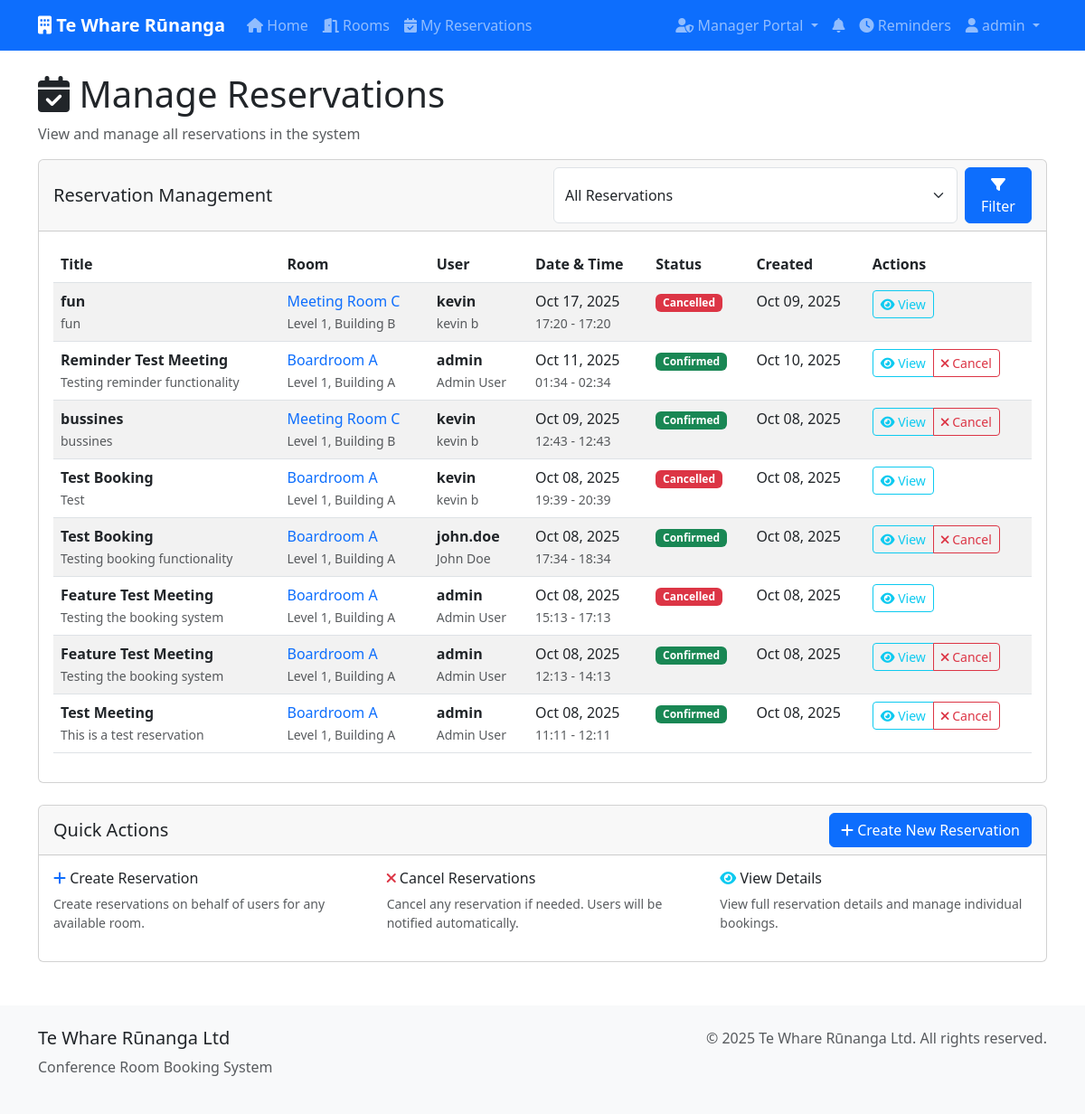
/manager/reservations/ (signed in), run on the app's committed database.
### bookings/models.py (models this page shows, shortened)
class Reservation(models.Model):
    STATUS_CHOICES = [
        ('pending', 'Pending'),
        ('confirmed', 'Confirmed'),
        ('cancelled', 'Cancelled'),
        ('completed', 'Completed'),
    ]
    room = models.ForeignKey(Room, on_delete=models.CASCADE, related_name='reservations')
    user = models.ForeignKey(User, on_delete=models.CASCADE, related_name='reservations')
    title = models.CharField(max_length=200)
    description = models.TextField(blank=True)
    start_time = models.DateTimeField()
    end_time = models.DateTimeField()
    status = models.CharField(max_length=20, choices=STATUS_CHOICES, default='pending')
    created_at = models.DateTimeField(auto_now_add=True)
    updated_at = models.DateTimeField(auto_now=True)
    created_by_admin = models.BooleanField(default=False)
    class Meta:
        ordering = ['start_time']

class Room(models.Model):
    name = models.CharField(max_length=100, unique=True)
    capacity = models.PositiveIntegerField()
    description = models.TextField(blank=True)
    location = models.CharField(max_length=200)
    amenities = models.TextField(blank=True)
    is_active = models.BooleanField(default=True)
    created_at = models.DateTimeField(auto_now_add=True)
    updated_at = models.DateTimeField(auto_now=True)
    class Meta:
        ordering = ['name']

### bookings/views.py (the view)
# urls.py: path('manager/reservations/', views.admin_reservation_manage, name='admin_reservation_manage'),
@login_required
def admin_reservation_manage(request):
    if not hasattr(request.user, 'profile') or not request.user.profile.is_admin:
        messages.error(request, 'Access denied. Admin privileges required.')
        return redirect('home')
    reservations = Reservation.objects.all().order_by('-start_time')
    status = request.GET.get('status')
    if status:
        reservations = reservations.filter(status=status)
    paginator = Paginator(reservations, 20)
    page_number = request.GET.get('page')
    page_obj = paginator.get_page(page_number)
    context = {
        'page_obj': page_obj,
        'status': status,
    }
    return render(request, 'bookings/admin_reservation_manage.html', context)

### bookings/context_processors.py (called while the page is built)
def notification_count(request):
    if request.user.is_authenticated:
        unread_count = Notification.objects.filter(
            user=request.user,
            is_read=False
        ).count()
        return {'unread_notifications_count': unread_count}
    return {'unread_notifications_count': 0}

### templates/bookings/admin_reservation_manage.html (shortened to what this page needs)
{% extends 'bookings/base.html' %}
{% block content %}
<div class="row">
    <div class="col-12">
        <h1><i class="fas fa-calendar-check"></i> Manage Reservations</h1>
        <p class="text-muted">View and manage all reservations in the system</p>
    </div>
</div>
<div class="row mb-4">
    <div class="col-12">
        <div class="card">
            <div class="card-header">
                <div class="row align-items-center">
                    <div class="col-md-6">
                        <h5 class="mb-0">Reservation Management</h5>
                    </div>
                    <div class="col-md-6">
                        <form method="get" class="d-flex">
                            <select name="status" class="form-select me-2">
                                <option value="">All Reservations</option>
                            </select>
                            <button type="submit" class="btn btn-primary">
                                <i class="fas fa-filter"></i> Filter
                            </button>
                        </form>
                    </div>
                </div>
            </div>
            <div class="card-body">
                <div class="table-responsive">
                    <table class="table table-striped">
                        <thead>
                            <tr>
                                <th>Title</th>
                                <th>Room</th>
                                <th>User</th>
                                <th>Date & Time</th>
                                <th>Status</th>
                                <th>Created</th>
                                <th>Actions</th>
                            </tr>
                        </thead>
                        <tbody>
                            {% for reservation in page_obj %}
                            <tr>
                                <td>
                                    <strong>{{ reservation.title }}</strong>
                                    {% if reservation.description %}
                                    <br><small class="text-muted">{{ reservation.description|truncatewords:8 }}</small>
                                    {% endif %}
                                </td>
                                <td>
                                    <a href="{% url 'room_detail' reservation.room.id %}" class="text-decoration-none">
                                        {{ reservation.room.name }}
                                    </a>
                                    <br><small class="text-muted">{{ reservation.room.location }}</small>
                                </td>
                                <td>
                                    <strong>{{ reservation.user.username }}</strong>
                                    <br><small class="text-muted">{{ reservation.user.get_full_name|default:"No name" }}</small>
                                </td>
                                <td>
                                    {{ reservation.start_time|date:"M d, Y" }}<br>
                                    <small class="text-muted">{{ reservation.start_time|time:"H:i" }} - {{ reservation.end_time|time:"H:i" }}</small>
                                </td>
                                <td>
                                    <span class="badge bg-{% if reservation.status == 'confirmed' %}success{% elif reservation.status == 'pending' %}warning{% elif reservation.status == 'cancelled' %}danger{% else %}secondary{% endif %}">
                                        {{ reservation.get_status_display }}
                                    </span>
                                </td>
                                <td>{{ reservation.created_at|date:"M d, Y" }}</td>
                                <td>
                                    <div class="btn-group" role="group">
                                        <a href="{% url 'reservation_detail' reservation.id %}" class="btn btn-sm btn-outline-info">
                                            <i class="fas fa-eye"></i> View
                                        </a>
                                        {% if reservation.status != 'cancelled' %}
                                        <a href="{% url 'admin_reservation_cancel' reservation.id %}" class="btn btn-sm btn-outline-danger">
                                            <i class="fas fa-times"></i> Cancel
                                        </a>
                                        {% endif %}
                                    </div>
                                </td>
                            </tr>
                            {% empty %}
                            <tr>
                                <td colspan="7" class="text-center text-muted">
                                    <i class="fas fa-info-circle"></i> No reservations found.
                                </td>
                            </tr>
                            {% endfor %}
                        </tbody>
                    </table>
                </div>
            </div>
        </div>
    </div>
</div>
<div class="row mt-4">
    <div class="col-12">
        <div class="card">
            <div class="card-header d-flex justify-content-between align-items-center">
                <h5 class="mb-0">Quick Actions</h5>
                <a href="{% url 'admin_reservation_create' %}" class="btn btn-primary">
                    <i class="fas fa-plus"></i> Create New Reservation
                </a>
            </div>
            <div class="card-body">
                <div class="row">
                    <div class="col-md-4">
                        <h6><i class="fas fa-plus text-primary"></i> Create Reservation</h6>
                        <p class="text-muted small">Create reservations on behalf of users for any available room.</p>
                    </div>
                    <div class="col-md-4">
                        <h6><i class="fas fa-times text-danger"></i> Cancel Reservations</h6>
                        <p class="text-muted small">Cancel any reservation if needed. Users will be notified automatically.</p>
                    </div>
                    <div class="col-md-4">
                        <h6><i class="fas fa-eye text-info"></i> View Details</h6>
                        <p class="text-muted small">View full reservation details and manage individual bookings.</p>
                    </div>
                </div>
            </div>
        </div>
    </div>
</div>
{% endblock %}

### templates/bookings/base.html (shortened to what this page needs)
<!DOCTYPE html>
<html lang="en">
<head>
    <link href="https://cdn.jsdelivr.net/npm/bootstrap@5.3.0/dist/css/bootstrap.min.css" rel="stylesheet">
    <link href="https://cdnjs.cloudflare.com/ajax/libs/font-awesome/6.0.0/css/all.min.css" rel="stylesheet">
</head>
<body>
    <nav class="navbar navbar-expand-lg navbar-dark bg-primary">
        <div class="container">
            <a class="navbar-brand" href="{% url 'home' %}">
                <i class="fas fa-building"></i> Te Whare Rūnanga
            </a>
            <div class="collapse navbar-collapse" id="navbarNav">
                <ul class="navbar-nav me-auto">
                    <li class="nav-item">
                        <a class="nav-link" href="{% url 'home' %}">
                            <i class="fas fa-home"></i> Home
                        </a>
                    </li>
                    <li class="nav-item">
                        <a class="nav-link" href="{% url 'room_list' %}">
                            <i class="fas fa-door-open"></i> Rooms
                        </a>
                    </li>
                    {% if user.is_authenticated %}
                    <li class="nav-item">
                        <a class="nav-link" href="{% url 'reservation_list' %}">
                            <i class="fas fa-calendar-check"></i> My Reservations
                        </a>
                    </li>
                    {% endif %}
                </ul>
                <ul class="navbar-nav">
                    {% if user.is_authenticated %}
                        {% if user.profile.is_admin %}
                        <li class="nav-item dropdown">
                            <a class="nav-link dropdown-toggle" href="#" id="adminDropdown" role="button" data-bs-toggle="dropdown">
                                <i class="fas fa-user-shield"></i> Manager Portal
                            </a>
                        </li>
                        {% endif %}
                        <li class="nav-item">
                            <a class="nav-link notification-badge" href="{% url 'notifications' %}">
                                <i class="fas fa-bell"></i>
                            </a>
                        </li>
                        <li class="nav-item">
                            <a class="nav-link" href="{% url 'reminder_list' %}">
                                <i class="fas fa-clock"></i> Reminders
                            </a>
                        </li>
                        <li class="nav-item dropdown">
                            <a class="nav-link dropdown-toggle" href="#" id="userDropdown" role="button" data-bs-toggle="dropdown">
                                <i class="fas fa-user"></i> {{ user.username }}
                            </a>
                        </li>
                    {% endif %}
                </ul>
            </div>
        </div>
    </nav>
    <main class="container mt-4">
        {% block content %}{% endblock %}
    </main>
    <footer class="footer mt-5 py-4">
        <div class="container">
            <div class="row">
                <div class="col-md-6">
                    <h5>Te Whare Rūnanga Ltd</h5>
                    <p class="text-muted">Conference Room Booking System</p>
                </div>
                <div class="col-md-6 text-md-end">
                    <p class="text-muted">&copy; 2025 Te Whare Rūnanga Ltd. All rights reserved.</p>
                </div>
            </div>
        </div>
    </footer>
</body>
</html>

### templates/bookings/base.html (style rules this page uses)
.navbar-brand { font-weight: bold; }
.card { transition: transform 0.2s; }
.footer { background-color: #f8f9fa; margin-top: 50px; }
.notification-badge { position: relative; }

### data on the page
Reservation: title "fun", description "fun", room.name "Meeting Room C", room.location "Level 1, Building B", user.username "kevin", user.get_full_name "kevin b", start_time "Oct 17, 2025", start_time "17:20", end_time "17:20", status "Cancelled", created_at "Oct 09, 2025"
Reservation: title "Reminder Test Meeting", description "Testing reminder functionality", room.name "Boardroom A", room.location "Level 1, Building A", user.username "admin", user.get_full_name "Admin User", start_time "Oct 11, 2025", start_time "01:34", end_time "02:34", status "Confirmed", created_at "Oct 10, 2025", shows "Cancel"
Reservation: title "bussines", description "bussines", room.name "Meeting Room C", room.location "Level 1, Building B", user.username "kevin", user.get_full_name "kevin b", start_time "Oct 09, 2025", start_time "12:43", end_time "12:43", status "Confirmed", created_at "Oct 08, 2025", shows "Cancel"
Reservation: title "Test Booking", description "Test", room.name "Boardroom A", room.location "Level 1, Building A", user.username "kevin", user.get_full_name "kevin b", start_time "Oct 08, 2025", start_time "19:39", end_time "20:39", status "Cancelled", created_at "Oct 08, 2025"
Reservation: title "Test Booking", description "Testing booking functionality", room.name "Boardroom A", room.location "Level 1, Building A", user.username "john.doe", user.get_full_name "John Doe", start_time "Oct 08, 2025", start_time "17:34", end_time "18:34", status "Confirmed", created_at "Oct 08, 2025", shows "Cancel"
Reservation: title "Feature Test Meeting", description "Testing the booking system", room.name "Boardroom A", room.location "Level 1, Building A", user.username "admin", user.get_full_name "Admin User", start_time "Oct 08, 2025", start_time "15:13", end_time "17:13", status "Cancelled", created_at "Oct 08, 2025"
Reservation: title "Feature Test Meeting", description "Testing the booking system", room.name "Boardroom A", room.location "Level 1, Building A", user.username "admin", user.get_full_name "Admin User", start_time "Oct 08, 2025", start_time "12:13", end_time "14:13", status "Confirmed", created_at "Oct 08, 2025", shows "Cancel"
Reservation: title "Test Meeting", description "This is a test reservation", room.name "Boardroom A", room.location "Level 1, Building A", user.username "admin", user.get_full_name "Admin User", start_time "Oct 08, 2025", start_time "11:11", end_time "12:11", status "Confirmed", created_at "Oct 08, 2025", shows "Cancel"

### other printed values
{{ user.username }} "admin"
